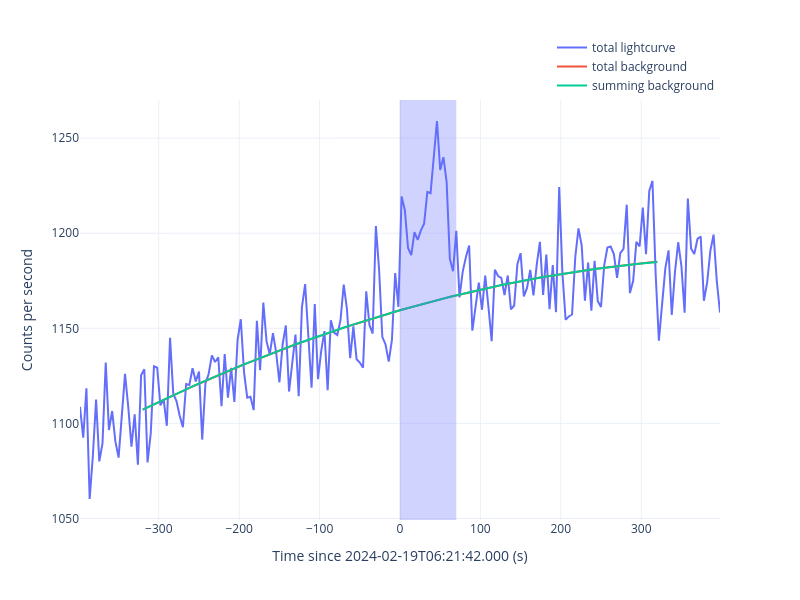
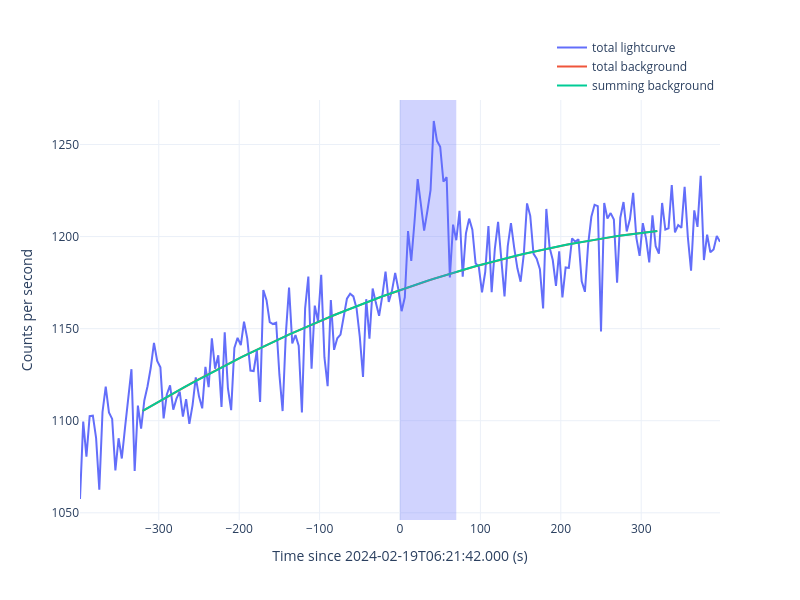

The notebook cell saved with these charts, in order:
### Code cell
for det in ['n9', 'na', 'b1']:
    gbm_tte = gbmTTE(gbm_rtv.rtv_res['tte'][det], gbm_rtv.rtv_res['poshist'])
    gbm_tte.timezero = fermi_met
    gbm_tte.filter_time([-400, 400])

    print(format_message(f'extract spectrum and response for {det}'))

    gbm_tte.spec_slices = [[0, 70]]
    gbm_tte.extract_spectrum(savepath=f'./spectrum/{det}', show=True)
    gbm_tte.extract_response(ra=80.016, dec=25.541, savepath=f'./spectrum/{det}')
